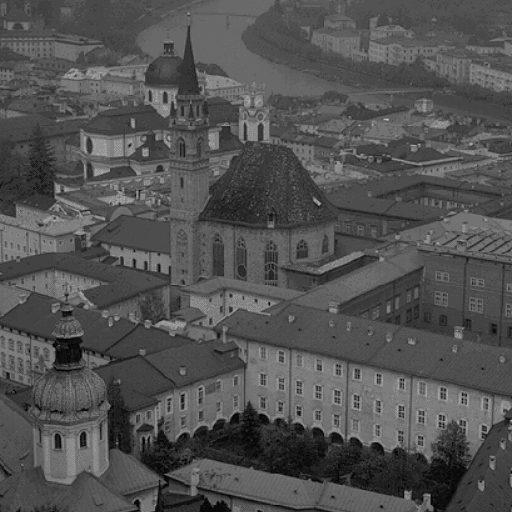
#> input picture Lab1/Part2/images/img1.gif, 512 x 512 px
$ python q7.py
#> lines starting #> are read from the running program, lines starting #| are printed output that depends on the picture
import cv2
import numpy as np
from scipy.signal import convolve2d
import matplotlib.pyplot as plt

def add_salt_pepper(img, prob=0.05):
    noisy = img.copy()
    mask  = np.random.random(img.shape)
    noisy[mask < prob / 2]     = 0
    noisy[mask > 1 - prob / 2] = 255
    return noisy

def add_gaussian_noise(img, sigma=25):
    return np.clip(img.astype(np.float64) + np.random.normal(0, sigma, img.shape), 0, 255).astype(np.uint8)

K = 5
img = cv2.imread("images/img1.gif", cv2.IMREAD_GRAYSCALE)
#> img is the input picture: shape (512, 512); min 0, max 198, mean 82
mid = img.shape[1] // 2
#> mid = 256

mixed = np.hstack([add_salt_pepper(img[:, :mid]), add_gaussian_noise(img[:, mid:])])
#> in add_salt_pepper, `noisy = img.copy()`:
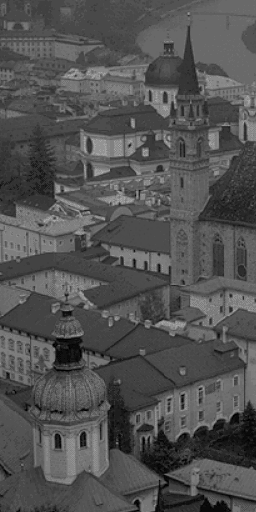
#> noisy: shape (512, 256); min 0, max 176, mean 81.9
#> in add_salt_pepper, `noisy[mask > 1 - prob / 2] = 255`:
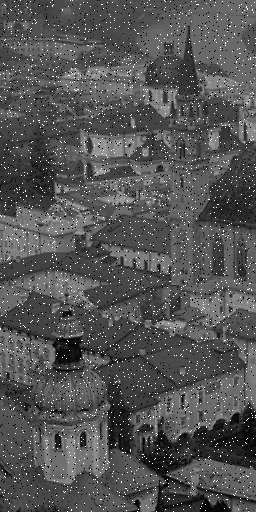
#> noisy: shape (512, 256); min 0, max 255, mean 84.2
#> in add_gaussian_noise, `return np.clip(img.astype(np.float64) + np.random.normal(0, sigma, img..`:
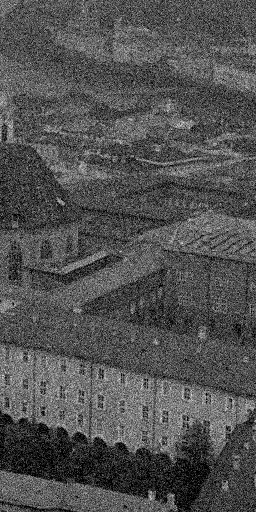
#> returned value: shape (512, 256); min 0, max 244, mean 81.8
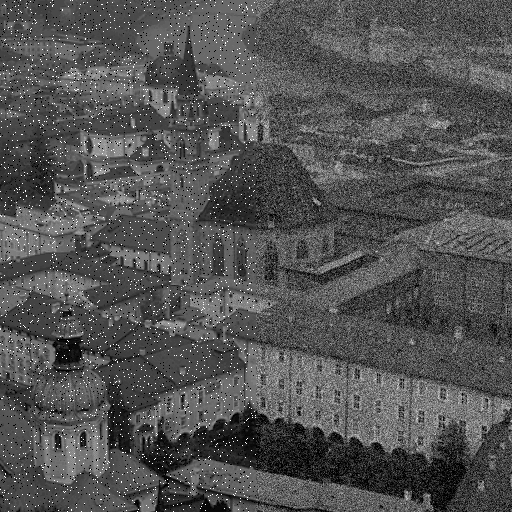
#> mixed: shape (512, 512); min 0, max 255, mean 83

# Best filter for S&P noise: Median | Best for Gaussian noise: Gaussian
left  = cv2.medianBlur(mixed[:, :mid], K)       # Median on left half (S&P)
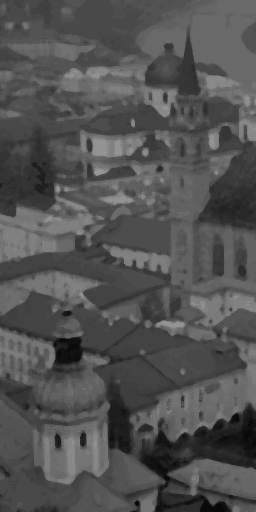
#> left: shape (512, 256); min 9, max 161, mean 82.1
right = cv2.GaussianBlur(mixed[:, mid:], (K, K), 0)  # Gaussian on right half
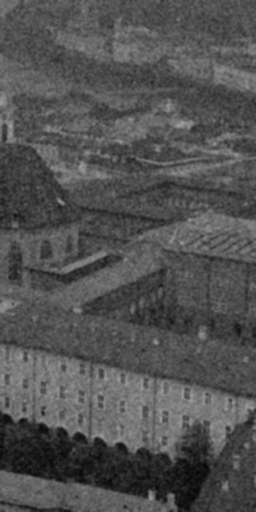
#> right: shape (512, 256); min 5, max 159, mean 81.8

region_wise = np.hstack([left, right])
cv2.imwrite("output/q7_regionwise.png", region_wise)

fig, axes = plt.subplots(1, 3, figsize=(15, 5))
fig.suptitle("Region-wise Smoothing", fontsize=13, fontweight="bold")
for ax, (im, title) in zip(axes, [(mixed, "Mixed Noisy"), (region_wise, "Region-wise Filter"),
                                   (np.abs(img.astype(np.float64) - region_wise.astype(np.float64)), "Residual Error")]):
    ax.imshow(im, cmap="gray"); ax.set_title(title); ax.axis("off")
#> this loop made 3 passes
#> title on passes 1 to 3: 'Mixed Noisy', 'Region-wise Filter', 'Residual Error'

plt.tight_layout()
plt.savefig("output/q7_regionwise.png", dpi=150, bbox_inches="tight")
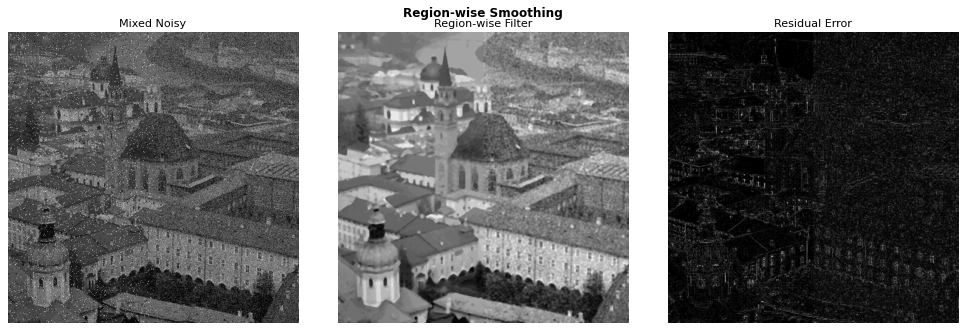
#> figure drawn by matplotlib, 3 panels
print("Saved -> output/q7_regionwise.png")
plt.show()

$ run again, with Lab1/Part2/images/img2.png saved as Lab1/Part2/images/img1.gif
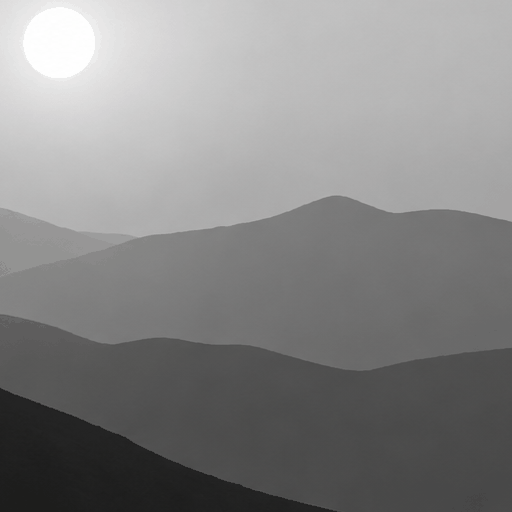
#> input picture Lab1/Part2/images/img2.png, 512 x 512 px
#> `right = cv2.GaussianBlur(mixed[:, mid:], (K, K), 0)`:
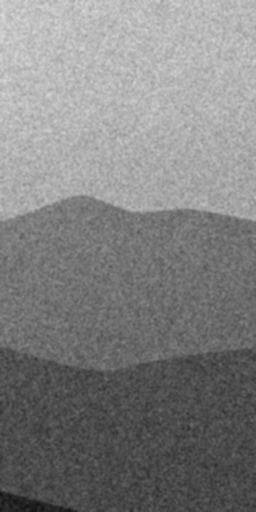
#> right: shape (512, 256); min 17, max 218, mean 128.7
#> the loop `for ax, (im, title) in zip(axes, [(mixed, "Mixed Noisy"), (region_wise..` made 3 passes
#> title on passes 1 to 3: 'Mixed Noisy', 'Region-wise Filter', 'Residual Error'
#> `plt.savefig("output/q7_regionwise.png", dpi=150, bbox_inches="tight")`:
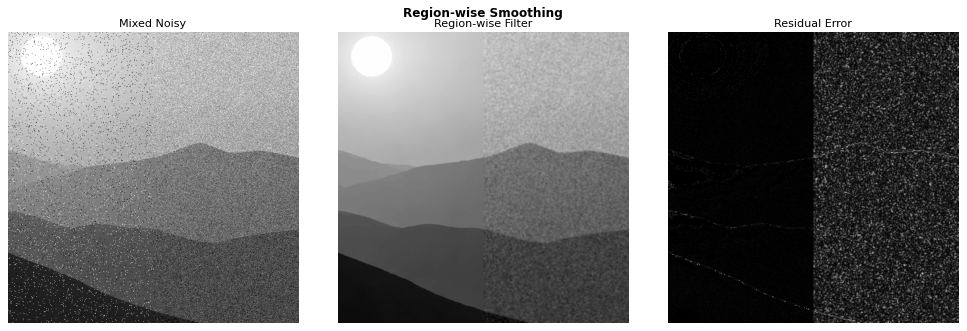
#> figure drawn by matplotlib, 3 panels
